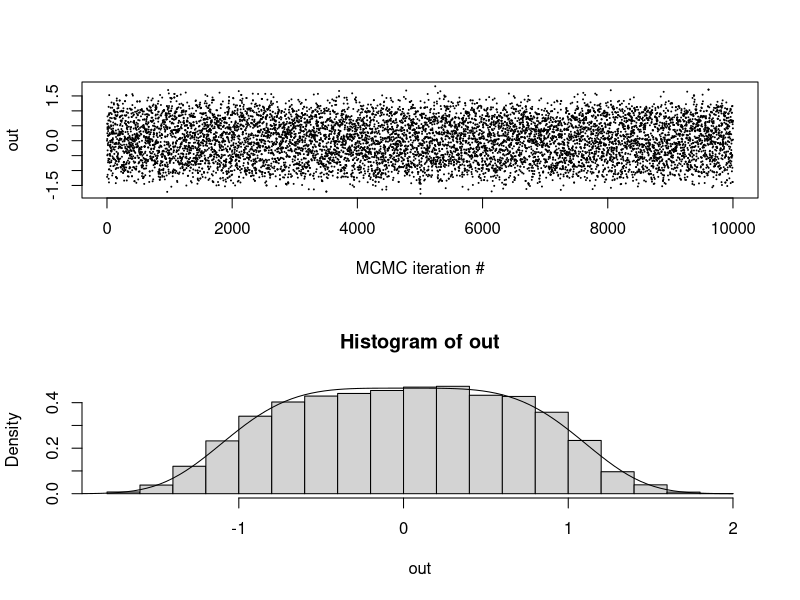
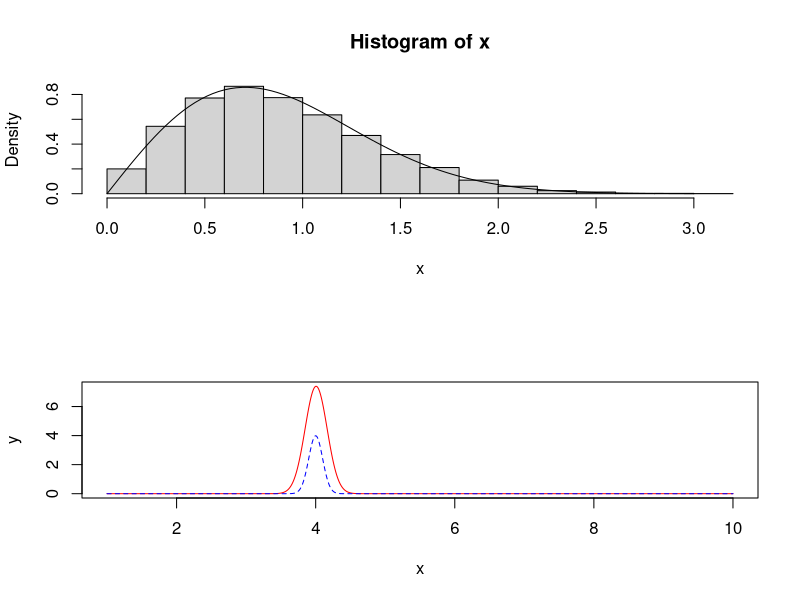
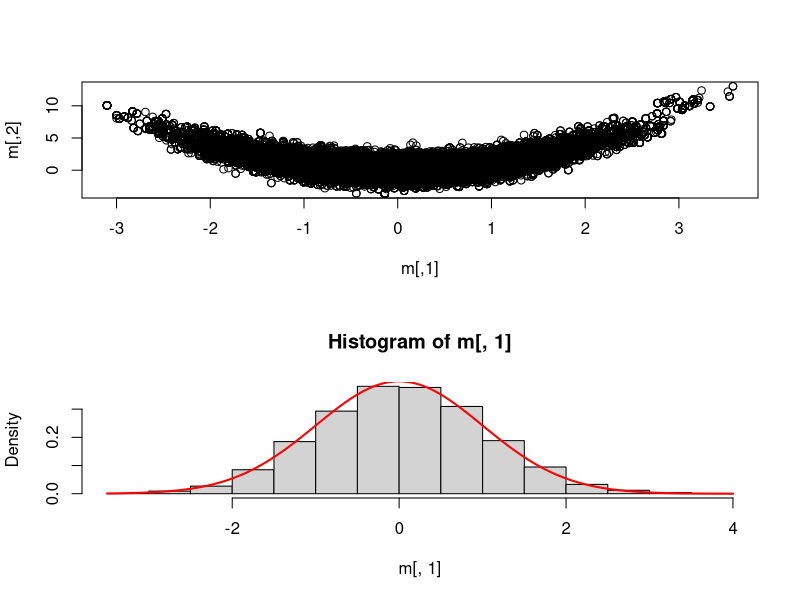
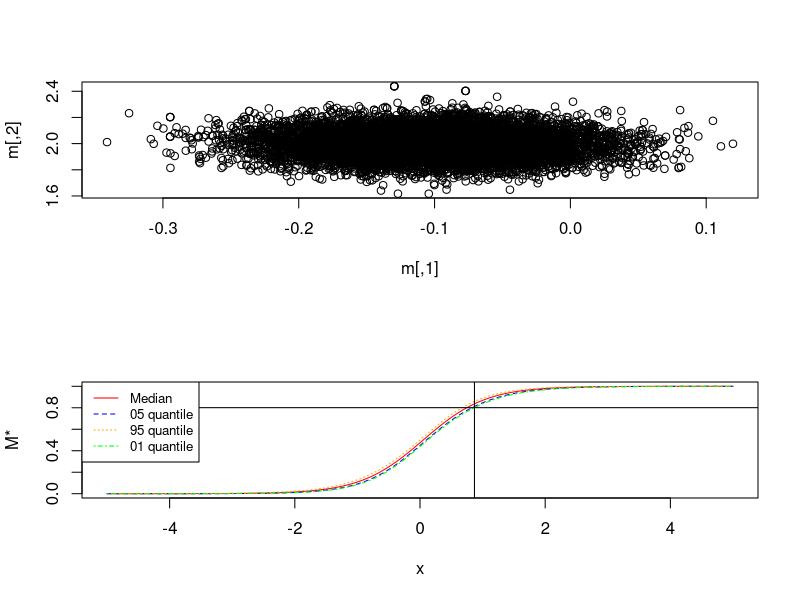
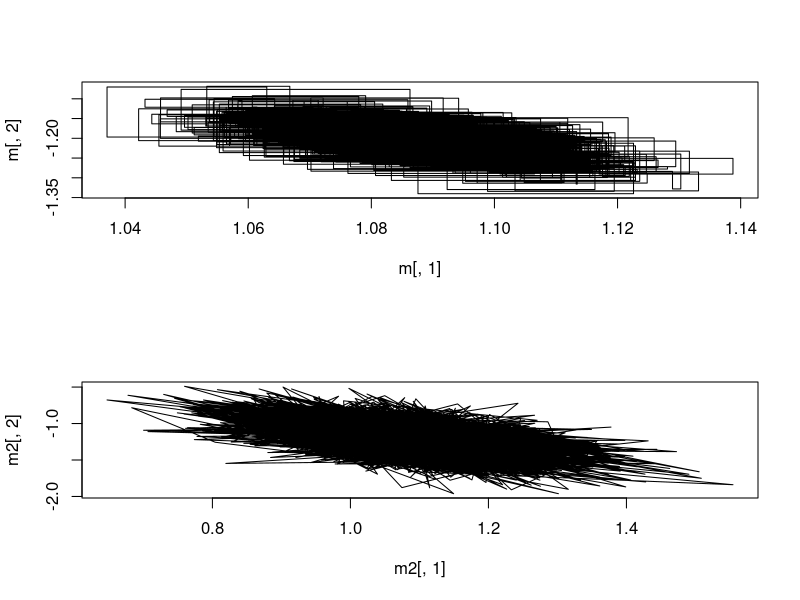
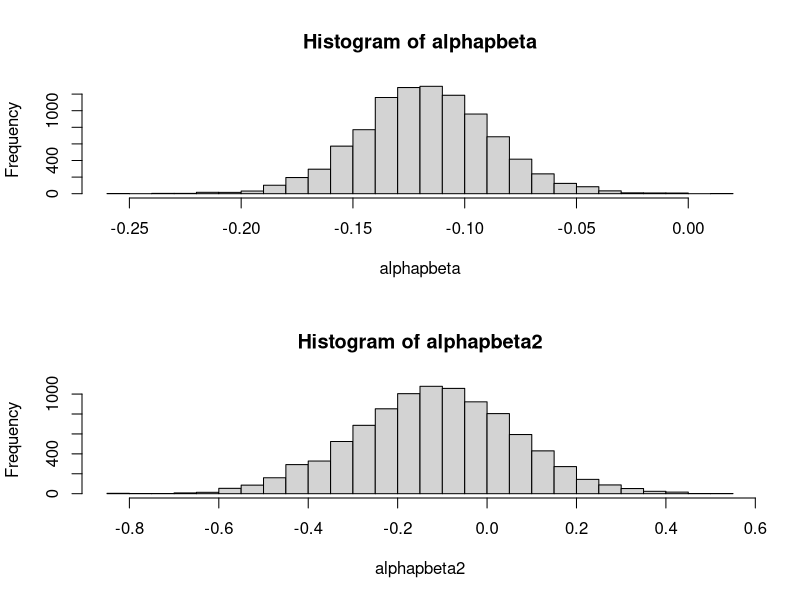

R code for these plots, in order:
## ---- chunk 1
rm(list = ls())
## ---- chunk 2
# general 1d independence metropolis hastings
oneD.IRWMH <- function(prob,
                       sigma=1.0,
                       theta1=0.0,
                       Nsamp=10000){
  res <- numeric(Nsamp)
  # allocate memory
  res[1] <- theta1
  # old importance weight
  wt.old <- prob(res[1])/dnorm(res[1], sd=sigma)
  Nacc <- 0
    for(i in 2:Nsamp){
      # proposal (note, independent of past)
      thetaStar <- rnorm(1, sd=sigma)
      # new importance weight
      wt.star <- prob(thetaStar)/dnorm(thetaStar, sd=sigma)
      # accept probability
      alpha <- min(1.0, wt.star/wt.old)
      # accept/reject
      if(runif(1) < alpha){
        res[i] <- thetaStar
        wt.old <- wt.star
        Nacc <- Nacc+1
      } else {
        res[i] <- res[i-1]
      }
    }
  return(res)
}

# pdf from mandatory pdf
pdf <- function(x) {
  return ((2^0.25*gamma(3/4)/pi) * exp(-x^4 / 2))
}


# sample n samples
n <- 10000
out <- oneD.IRWMH(pdf, theta1 = 0.0, sigma=1, Nsamp = n)

# plot 
par(mfrow=c(2,1))
plot(1:length(out),out,pch=20,cex=0.1,xlab="MCMC iteration #")
hist(out, probability = TRUE)
curve(pdf, add = TRUE, -2, 2)
## ---- chunk 3
# Use inverse sampling method to sample from
# p(x) = 2x exp(-x^2)
inverse_sampling <- function(Nsamples) {
  # Sample n samples from uniform distribution
  u <- runif(Nsamples)
  # Return X = F^-1(U)
  return(sqrt(-log(1-u)))
}

# PDF
pdf2 <- function(x) {
  return(2*x * exp(-x^2))
}

x <- inverse_sampling(10000)
hist(x, probability = TRUE)
curve(pdf2, 0, 3, add = TRUE)
## ---- chunk 4
g <- function(x) {
 exp(sqrt(x))*exp(-20*(x-4)^2)
}

f <- function(x) {
  dnorm(x, mean=4, sd=0.1)
}

x<-seq(1,10,0.01); y1=g(x); y2=f(x)
plot(x, y1, type="l", pch=19, col="red", xlab="x", ylab="y")
lines(x, y2, pch=18, col="blue", type="l", lty=2)
legend(1, 95, legend=c("Line 1", "Line 2"),
       col=c("red", "blue"), lty=1:2, cex=0.8)
## ---- chunk 5
importance <- function(Nsamp) {
  # Sample from f
  x <- rnorm(Nsamp, 4, 0.1)
  # calculate empirical mean
  return(mean((g(x)*(x>0))/(f(x))))
}

# Estimate of integral using importance sampling
importance(100000)
# Numerical integration
integrate(g, 0, Inf)$value
## ---- chunk 6
# Load the multivariate normal library 
library(mvtnorm)
library(coda)

# Target function from 
logg <- function(theta) {
  return(-theta[1]^2/2 - (theta[2] - theta[1]^2)^2 /2)
}

# 2D Random walk using log g
smile_shaped <- function(logg,
                         sigma=diag(2),
                         theta=c(0.0, 0.0),
                         Nsamp=100000){
  
  # Reserve 2xNsamp matrix with zeros
  res <- matrix(0, Nsamp, 2)
  
  # Set initial conditions
  res[1,] <- theta
  
  # Calculate old log-probability
  logold <- logg(theta)
  
  # accept counter
  Nacc <- 0
  
  # Iterate no of samples.
  for(i in 2:Nsamp){
    # Proposal step
    new <- res[i-1,] + rmvnorm(1, theta, sigma)
    # Log-p of proposal step
    lognew <- logg(new)
    # Evaluate step
    logfrac <- exp(min(0.0,lognew-logold))
    # Accept or reject new step
    if(runif(1)<logfrac && is.finite(logfrac)){
      # accept
      res[i,] <- new
      logold <- lognew
      Nacc <- Nacc+1
    } else {
      # reject
      res[i,] <- res[i-1,]
    }
  }
  print(paste("Accept prob: ", Nacc/Nsamp))
  return(res[5000:Nsamp,])
}

# Covariance matrix
sigma <- matrix(c(2, 0, 0, 2), nrow=2, ncol=2)
m <- smile_shaped(logg=logg, sigma=sigma, c(0.0, 0.0), 50000)
## ---- chunk 7
# Plot multivariate distribution
plot(m)
## ---- chunk 8
# Plot marginal of theta1 and compare with standard normal
hist(m[,1], probability=TRUE)
curve(dnorm(x, mean=0, sd=1), 
      col="red", lwd=2, add=TRUE, yaxt="n")
## ---- chunk 9
ESS <- function(x) {
  coda::effectiveSize(x)
}

ESS(m[,1])
ESS(m[,2])
## ---- chunk 10
# Load the data set
df <- data.frame(read.table("logistic_regression_data.txt"))
x <- df$x
y <- df$y

# function returning a log-posterior kernel for theta
logistic.lp <- function(theta) {
  alpha <- theta[1]
  beta <- theta[2]
  # log-likelihood
  Eeta <- exp(alpha + beta*x)
  p <- Eeta/(1.0 + Eeta)
  log.like <- sum(dbinom(y, size=1, prob = p, log=TRUE))
  
  # priors
  log.prior <- dnorm(alpha, sd=10, log=TRUE) + dnorm(beta, sd=10, log=TRUE)
  
  # log-posterior kernel
  return(log.like+log.prior)
}
## ---- chunk 11
# Independent sampler
IndepMH <- function(lprob, theta=c(0, 0), sigma=diag(2), Nsamp=1000, S=1){
  # Allocate space
  res <- matrix(0, Nsamp, 2)
  # Set initial values
  res[1,] <- theta
  # Old importance
  pold <- lprob(theta) - dmvnorm(theta, mean=theta ,sigma=sigma, log=TRUE)
  # No of accept
  Nacc <- 0
  for (i in 2:Nsamp){
    # Sample theta from multivariate normal with scaled sigma
    new <- rmvnorm(1, theta, S*sigma)
    # Importance of new theta
    pnew <- lprob(new) - dmvnorm(new, mean=theta, sigma=sigma, log=TRUE)
    frac <- exp(min(0.0, pnew-pold))
    if(runif(1)<frac && is.finite(frac)){
      # Accept
      res[i,] <- new
      pold <- pnew
      Nacc <- Nacc+1
    } else {
      # Reject
      res[i,] <- res[(i-1),]
    }
  }
  print(paste0("accept rate : ",Nacc/Nsamp))
  return(res[1000:Nsamp,])
}

sigma <- matrix(c(0.00653,-0.00058,-0.00058,0.01689),2,2)

m <- IndepMH(logistic.lp, c(-0.102, 1.993), sigma, 10000, 0.6)
plot(m)
## ---- chunk 12
ESS(m[,1])
ESS(m[,2])
## ---- chunk 13
# Plotdist is function for calculating values for plotting
plotdist <- function (x) {
  # Calculate m(x*)
  mstar <- exp(m[,1] + m[,2]*x) / (1 + exp(m[,1] + m[,2]*x))
  # calulcate median given x*
  med <- median(mstar)
  # Caltulate quantiles given x*
  quant05 <- quantile(mstar, 0.05)
  quant95 <- quantile(mstar, 0.95)
  quant01 <- quantile(mstar, 0.01)
  # return vector of calculations
  return(c(med, quant05, quant95, quant01))
}

# sequence of x* values
x <- seq(-5, 5, 0.01)
# plot 
plotmat <- matrix(0, length(x), 4)
# set index
i <- 0
# Loop through all x* values in sequence
for (val in x) {
  # increment index for each value in xÆ
  i <- i+1
  plotmat[i,] <- plotdist(val)
}

# First value larger than 0.8 (for plotting horizontal)
horizontal <- plotmat[, 4][plotmat[, 4] > 0.8][1]

# First x-value of m-value with 99% probability of being larger than 0.8
vertical <- x[Position(function(x) x > 0.8, plotmat[, 4])]

# Plot all medians and quantiles conditional on x*
plot(x, plotmat[, 1], type="l", col="red", ylab="M*")
lines(x, plotmat[, 2], type="l", col="blue", lty=2)
lines(x, plotmat[, 3], type="l", col="orange", lty=3)
lines(x, plotmat[, 4], type="l", col="green", lty=4)
# Add vertical line for x values
abline(v = vertical, col="black")
# add horizontal line for m values
abline(h = horizontal, col="black")
legend("topleft", legend=c("Median", "05 quantile", "95 quantile", "01 quantile"),
       col=c("red", "blue", "orange", "green"), lty=1:4, cex=0.8)

# X* where P(M(X*) > 0.8) = 0.99 
print(vertical)
## ---- chunk 14
# Load regression data
df <- data.frame(read.table(file="linear_regression_data.txt"))
x <- df$x
y <- df$y
## ---- chunk 15
gibbs <- function(x, y, theta=c(1.0, -1.2, 1.0), Nsamp=10000) {
  # Result matrix (State stored thrice each iteration)
  res <- matrix(0.0, 3*Nsamp+1, 3)
  # Set state 1 to initial values
  res[1, ] <- theta
  # Set gamma shape parameter
  gammashape <- length(x)/2 + 1
  # Set counter
  k <- 2
  # Iterate...
  for(i in 1:Nsamp){
    
      # Block 1. Alpha
      balpha <- -theta[3]*sum(theta[2]*x - y)
      calpha <- -theta[3]*length(y)*0.5 - 1/200
      theta[1] <- rnorm(1, -balpha/(2*calpha), -1/(2*calpha))
      # store state
      res[k, ] <- theta
      k <- k+1
      
      # Block 2. Beta
      bbeta <- -theta[3]*(sum(x*theta[1]) - sum(x*y))
      cbeta <- -theta[3]*0.5*sum(x^2) - 1/200
      theta[2] <- rnorm(1, -bbeta/(2*cbeta), -1/(2*cbeta))
      # store state
      res[k, ] <- theta
      k <- k+1
      
       # Block 3. Tau
      gammascale <- 1/(0.5*sum((y - theta[1] - theta[2]*x)^2))
      theta[3] <- rgamma(1, gammashape, scale = gammascale)
      # store state
      res[k, ] <- theta
      k <- k+1
  }
  # Return results minus burn in
  return(res[500:Nsamp,])
}

# Get samples to matrix
m <- gibbs(x, y)
# Calculate column means
colMeans(m)
# Compre with one simple linear regression
lm(y~x, data=df)
## ---- chunk 16
# Traceplot alpha vs beta
plot(m[,1], m[,2], type="l")
## ---- chunk 17
ESS(m[,1])
ESS(m[,2])
ESS(m[,3])
## ---- chunk 18
gibbs_multi <- function(x, y, theta=c(1.0, -1.2, 1.0), Nsamp=10000) {
  # Result matrix (State stored thrice each iteration)
  res <- matrix(0.0, 2*Nsamp+1, 3)
  # Set state 1 to initial values
  res[1, ] <- theta
  # Set gamma shape parameter
  gammashape <- length(x)/2 + 1
  # Set counter
  k <- 2
  
  # Calculations that can be done once for improvment of performance
  # Sum of x
  sumx <- sum(x)
  # Sum of x^2
  sumx2 <- sum(x^2)
  # Sum of y
  sumy <- sum(y)
  # Sum of xy
  sumyx <- sum(x*y)
  # No of datapoints
  n <- length(x)
  
  # Iterate...
  for(i in 1:Nsamp){
    
    # Block 1. [alpha, beta]
    # C from assignment description
    c <- matrix(c(-n*theta[3] - 0.01, -theta[3]*sumx,
                  -theta[3]*sumx, -theta[3]*sumx2 - 0.01), nrow=2, ncol=2)
    # b from assignment description
    b <- c(theta[3]*sumy, theta[3]*sumyx)
    
    theta[1:2] <- rmvnorm(1, -solve(c)%*%b, -solve(c))
    res[k, ] <- theta
    k <- k+1
    
     # Block 2. Tau
    gammascale <- 1/(0.5*sum((y - theta[1] - theta[2]*x)^2))
    theta[3] <- rgamma(1, gammashape, scale = gammascale)
    # store state
    res[k, ] <- theta
    k <- k+1
  }
  # Return results minus burn in
  return(res[500:Nsamp,])
}

m2 <- gibbs_multi(x, y)
colMeans(m2)
plot(m2[,1], m2[,2], type = "l")
## ---- chunk 19
ESS(m2[,1])
ESS(m2[,2])
ESS(m2[,3])
## ---- chunk 20
alphapbeta <- m[,1] + m[,2]
hist(alphapbeta, breaks=25)
quantile(alphapbeta, 0.95)
## ---- chunk 21
alphapbeta2 <- m2[,1] + m2[,2]
hist(alphapbeta2, breaks=25)
quantile(alphapbeta2, 0.95)
